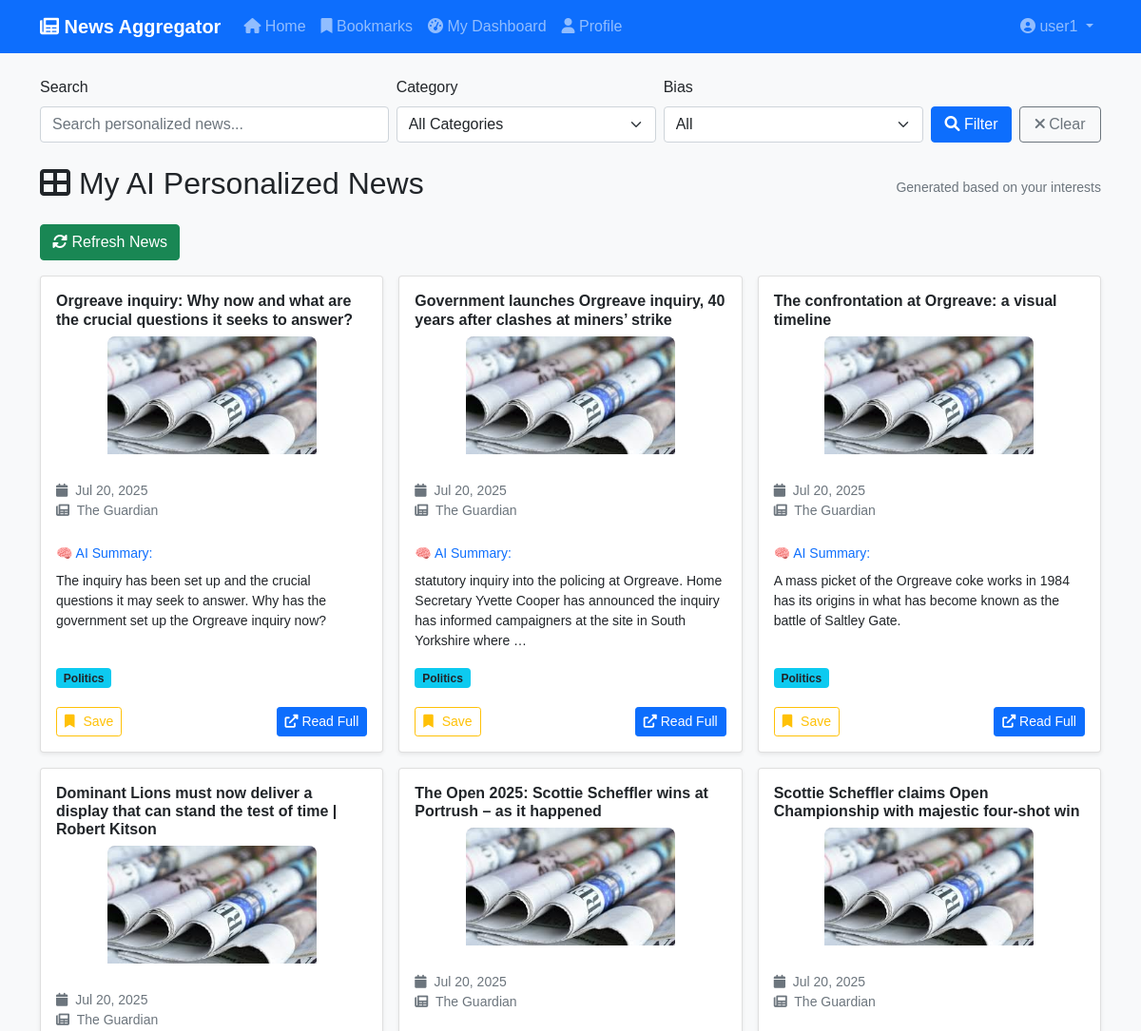
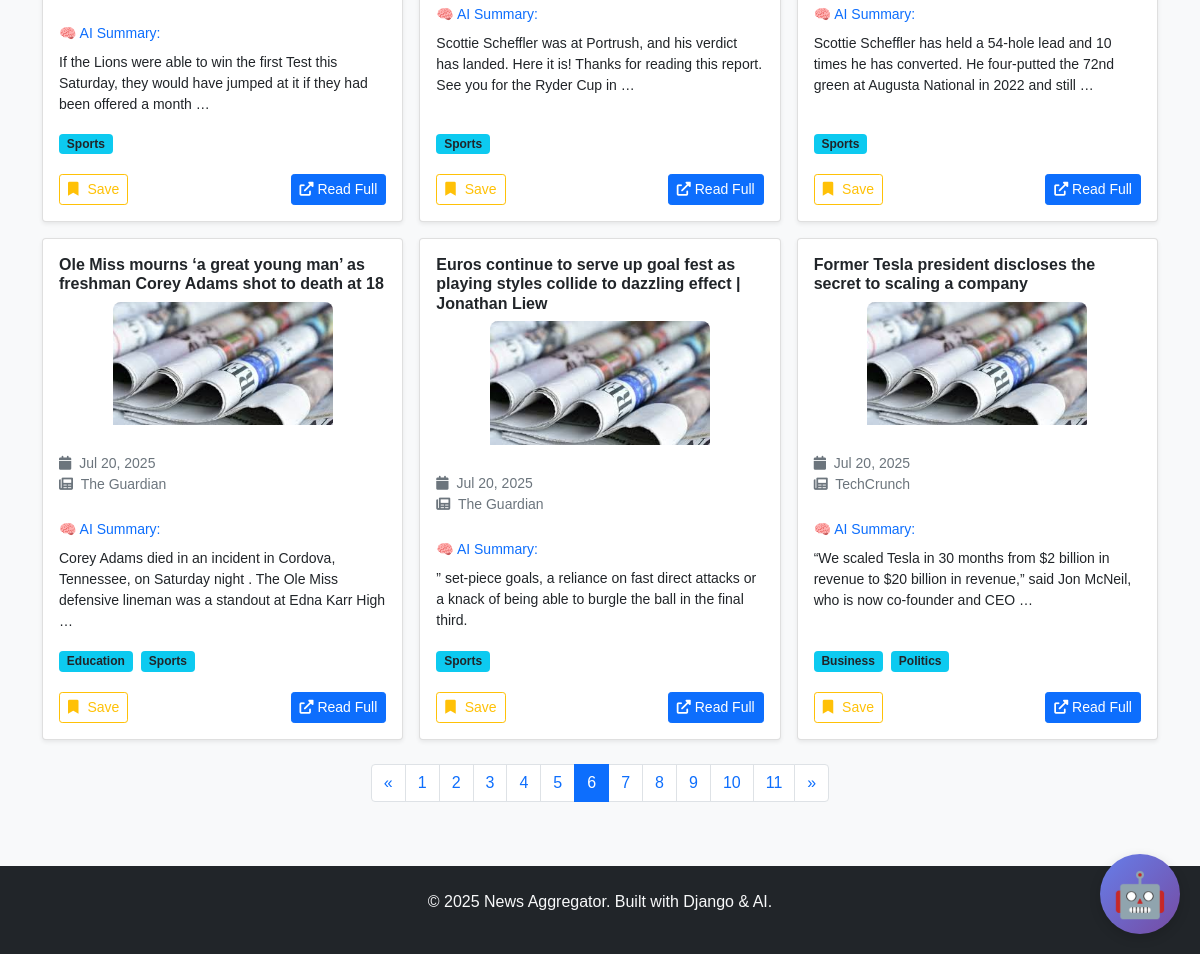
The page /dashboard/?page=6&search=&category=&bias= (signed in) on the database as committed earlier (2 pictures, top to bottom).
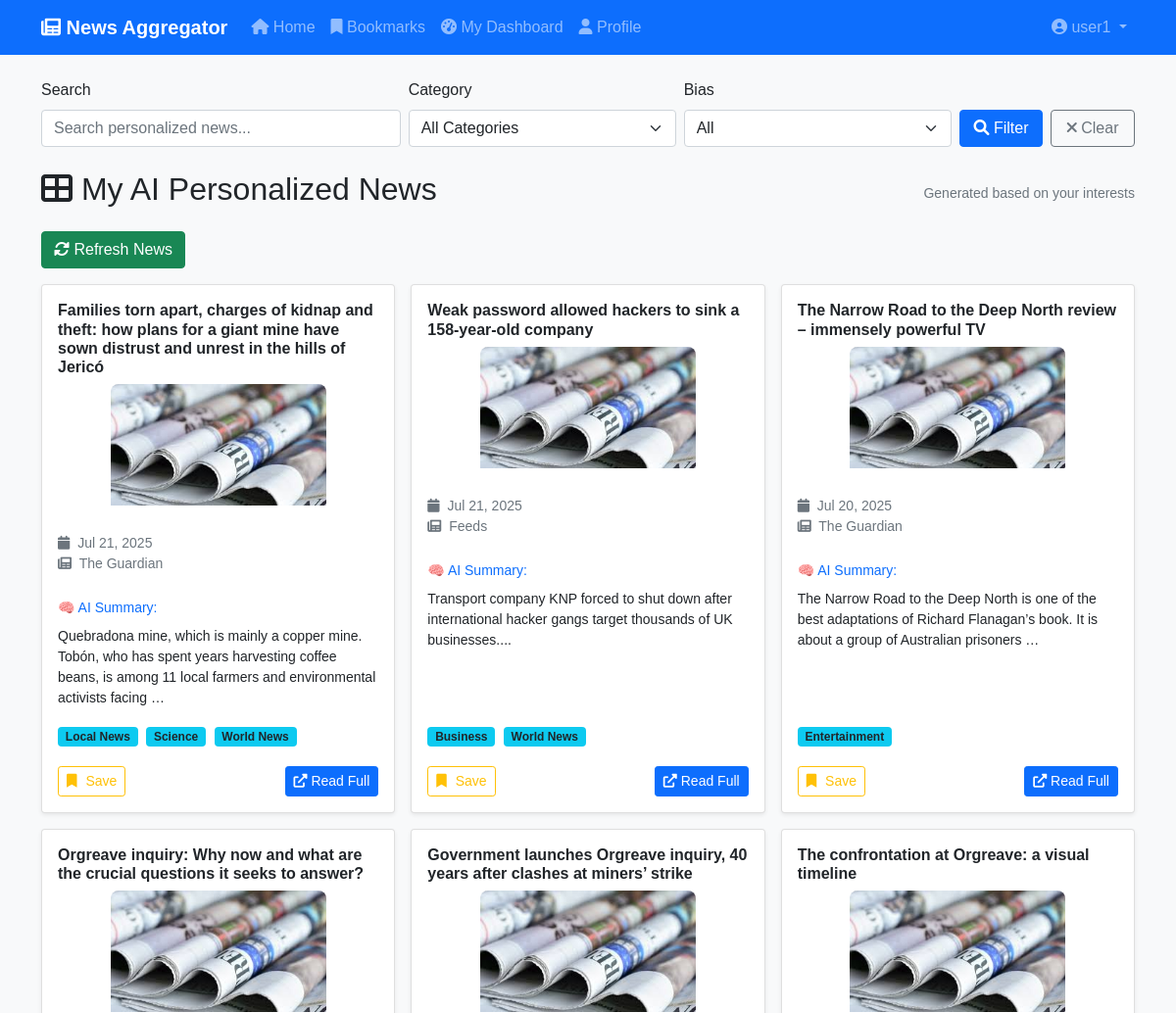
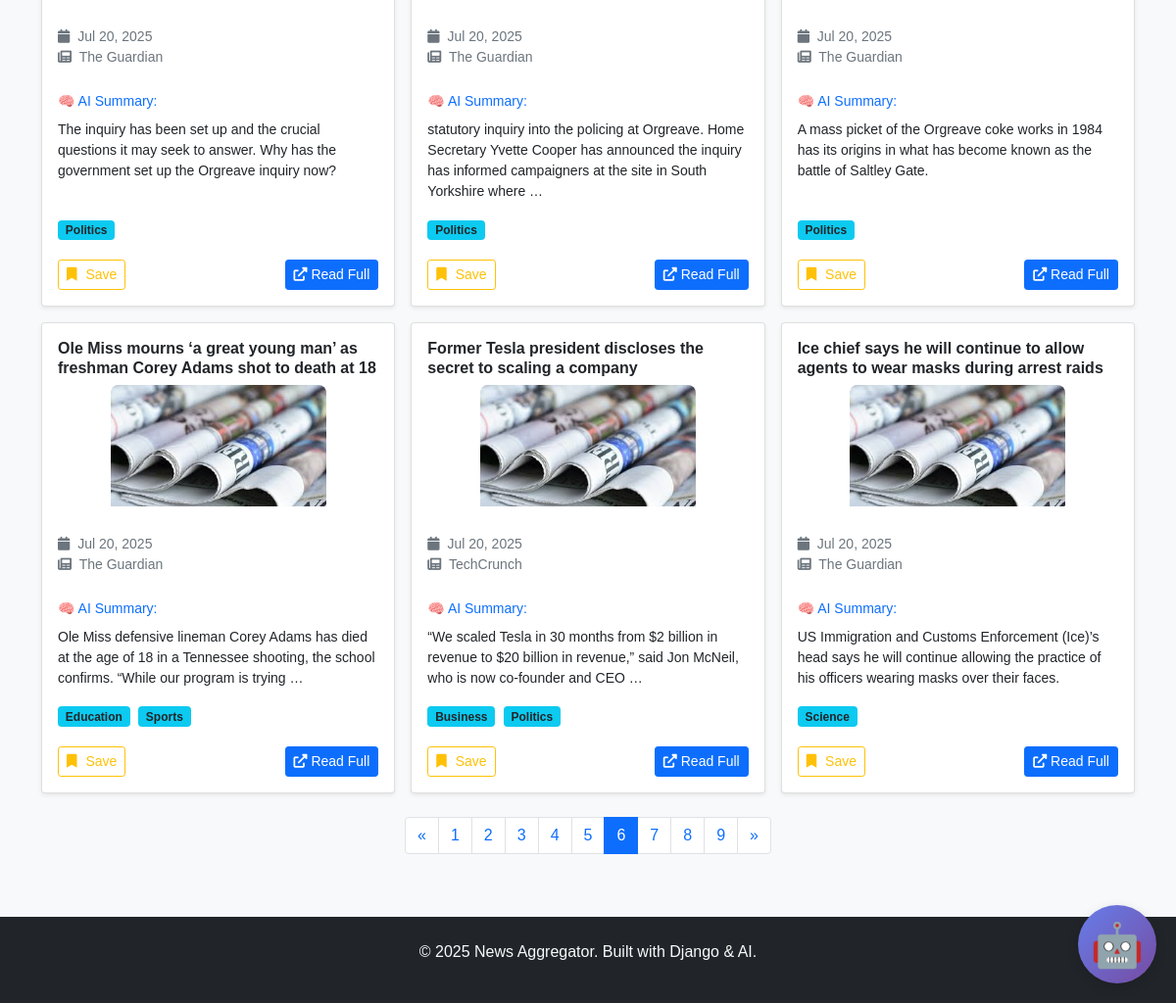
The same page on the database as committed later (2 pictures, top to bottom).
### apps/news/models.py (models this page shows, shortened)
class Article(models.Model):
    BIAS_CHOICES = [
        ('NEUTRAL', 'Neutral'),
        ('LEFT-LEANING', 'Left-Leaning'),
        ('RIGHT-LEANING', 'Right-Leaning'),
        ('MIXED', 'Mixed'),
        ('UNKNOWN', 'Unknown'),
    ]
    title = models.CharField(max_length=500, db_index=True)
    image_url = models.URLField(max_length=1000, blank=True, null=True)
    url = models.URLField(unique=True)
    description = models.TextField(blank=True)
    summary = models.TextField(blank=True, null=True)  # AI-generated summary
    content = models.TextField(blank=True)
    author = models.CharField(max_length=200, blank=True)
    source = models.CharField(max_length=200, db_index=True)
    published_date = models.DateTimeField(db_index=True)
    created_at = models.DateTimeField(auto_now_add=True)
    updated_at = models.DateTimeField(auto_now=True)
    summary = models.TextField(blank=True)
    bias_score = models.CharField(
        max_length=15,
        choices=BIAS_CHOICES,
        default='UNKNOWN',
        db_index=True
    )
    categories = models.ManyToManyField(Category, blank=True)
    created_at = models.DateTimeField(auto_now_add=True)
    class Meta:
        ordering = ['-published_date']
        indexes = [
            models.Index(fields=['published_date', 'bias_score']),
            models.Index(fields=['source', 'published_date']),
        ]
    @property
    def bias_color(self):
        return {
            'LEFT': '#3498db',      # blue
            'RIGHT': '#e74c3c',     # red
            'NEUTRAL': '#2ecc71',   # green
            'UNKNOWN': '#95a5a6',   # grey
        }.get(self.bias_score, '#95a5a6')
    @property
    def get_bias_score_display(self):
        bias_labels = {
            'left': 'Left Bias',
            'center': 'Center',
            'right': 'Right Bias',
            'unknown': 'Unknown'
        }
        return bias_labels.get(self.bias_score, 'Unknown')

class Category(models.Model):
    name = models.CharField(max_length=100, unique=True)
    slug = models.SlugField(unique=True)
    description = models.TextField(blank=True)
    created_at = models.DateTimeField(auto_now_add=True)
    class Meta:
        verbose_name_plural = "Categories"
        ordering = ['name']

### apps/news/views.py (the view)
# urls.py: path('dashboard/', views.dashboard, name='dashboard'),
@login_required
def dashboard(request):
    user_categories = UserInterest.objects.filter(
        user=request.user
    ).values_list('category', flat=True)
    articles = Article.objects.filter(
        categories__in=user_categories
    ).distinct()
    search_query = request.GET.get('search', '')
    category_filter = request.GET.get('category', '')
    bias_filter = request.GET.get('bias', '')
    if search_query:
        articles = articles.filter(
            Q(title__icontains=search_query) |
            Q(description__icontains=search_query)
        )
    if category_filter:
        articles = articles.filter(categories__slug=category_filter)
    '''
    if bias_filter:
        articles = articles.filter(bias_score=bias_filter)
    '''
    print(f"Bias filter selected: '{bias_filter}'")
    print(f"Articles before bias filter: {articles.count()}")
    if bias_filter:
        articles = articles.filter(bias_score=bias_filter)
        print(f"Articles after bias filter: {articles.count()}")
    bias_choices = Article.BIAS_CHOICES
    '''
    if bias_filter:


    # Get only the bias options that actually exist in DB
    available_bias = (
        Article.objects
        .exclude(bias_score__isnull=True)
        .exclude(bias_score='')
        .exclude(bias_score='UNKNOWN')  # exclude unknown from filter
        .values_list('bias_score', flat=True)
        .distinct()
    )

    bias_choices = [
        (code, label)
        for code, label in Article.BIAS_CHOICES
        if code in available_bias
    ]

    bias_choices = [
        (code, label)
        for code, label in Article.BIAS_CHOICES
        if code.strip().upper() in [b.upper() for b in available_bias]
    ]
    '''
    paginator = Paginator(articles, 9)  # 9 per page
    page_number = request.GET.get('page')
    page_obj = paginator.get_page(page_number)
    return render(request, 'dashboard.html', {
        'page_obj': page_obj,
        'search_query': search_query,
        'category_filter': category_filter,
        'bias_filter': bias_filter,
        'categories': Category.objects.all(),
        'bias_choices': bias_choices,
    })

### templates/dashboard.html (shortened to what the changed rows need)
{% extends 'base.html' %}
{% load static %}
{% block content %}
<div class="row">
    <div class="col-12">
        <div class="d-flex justify-content-between align-items-center mb-3">
            <h2><i class="fas fa-th-large"></i> My AI Personalized News</h2>
        </div>
        {% if page_obj.object_list %}
        <div class="row g-3 articles-grid">
            {% for article in page_obj %}
            <div class="col-lg-6 col-xl-4">
                <div class="card h-100 article-card shadow-sm">
                    <div class="card-body d-flex flex-column">
                        <div class="mb-3">
                            <h6 class="card-title mb-2">
                                <a href="{% url 'article_detail' article.id %}" class="text-decoration-none text-dark fw-bold">
                                    {{ article.title }}
                                </a>
                            </h6>
                            {% if article.image_url %}
                                <img src="{{ article.image_url }}" alt="{{ article.title }}" class="article-image" loading="lazy"
                                     onerror="this.onerror=null;this.src='{% static 'images/placeholder.jpeg' %}';">
                            {% else %}
                                <img src="{% static 'images/placeholder.jpeg' %}" alt="No image available" class="article-image" loading="lazy">
                            {% endif %}
                            <div class="mb-2">
                                <span class="badge bg-{{ article.bias_color }} me-1">
                                </span>
                                <div class="text-muted small mt-1">
                                    <div><i class="fas fa-calendar me-1"></i> {{ article.published_date|date:"M d, Y" }}</div>
                                    <div><i class="fas fa-newspaper me-1"></i> {{ article.source }}</div>
                                </div>
                            </div>
                        </div>
                        <div class="mb-3 flex-grow-1">
                            <div class="d-flex align-items-center justify-content-between mb-2">
                                <small class="text-primary fw-semibold">🧠 AI Summary:</small>
                            </div>
                            <p class="card-text small" data-summary-present="{% if article.summary %}true{% else %}false{% endif %}">
                                {% if article.summary %}
                                    {{ article.summary|truncatewords:25 }}
                                {% else %}
                                    <span class="text-muted fst-italic">⏳ AI summary is being generated... Please check back soon.</span>
                                {% endif %}
                            </p>
                        </div>
                        <div class="article-categories mb-3">
                            {% for category in article.categories.all %}
                            <span class="badge bg-info text-dark me-1 mb-1">{{ category.name }}</span>
                            {% endfor %}
                        </div>
                        <div class="mt-auto">
                            <div class="d-flex justify-content-between align-items-center">
                                {% if user.is_authenticated %}
                                <button class="btn btn-sm btn-outline-warning bookmark-btn"
                                        data-article-id="{{ article.id }}"
                                        data-bookmarked="{% if article.id in bookmarked_articles %}true{% else %}false{% endif %}">
                                    <i class="fas fa-bookmark"></i>
                                    <span class="bookmark-text d-none d-md-inline">
                                        {% if article.id in bookmarked_articles %}Saved{% else %}Save{% endif %}
                                    </span>
                                </button>
                                {% endif %}
                                <a href="{{ article.url }}" target="_blank" class="btn btn-sm btn-primary">
                                    <i class="fas fa-external-link-alt"></i>
                                    <span class="d-none d-md-inline">Read Full</span>
                                </a>
                            </div>
                        </div>
                    </div>
                </div>
            </div>
            {% endfor %}
        </div>
        {% if page_obj.has_other_pages %}
        <nav aria-label="Articles pagination" class="mt-4">
            <ul class="pagination justify-content-center">
                {% for num in page_obj.paginator.page_range %}
                <li class="page-item {% if page_obj.number == num %}active{% endif %}">
                    <a class="page-link" href="?page={{ num }}&search={{ search_query }}&category={{ category_filter }}&bias={{ bias_filter }}">{{ num }}</a>
                </li>
                {% endfor %}
            </ul>
        </nav>
        {% endif %}
        {% else %}
        <div class="alert alert-info text-center">
            <i class="fas fa-info-circle"></i> No articles found. Try adjusting your filters or refresh news.
        </div>
        {% endif %}
    </div>
</div>
{% endblock %}

Rows that differ between the two databases and show on the page:
no longer on this page (row edited): Article: title "Dominant Lions must now deliver a display that can stand the test of time | Robert Kitson", published_date "Jul 20, 2025", source "The Guardian", summary "If the Lions were able to win the first Test this Saturday, they would have jumped at it if they had been offered a month …", shows "Save", Category (name "Sports")
no longer on this page (row edited): Article: title "The Open 2025: Scottie Scheffler wins at Portrush – as it happened", published_date "Jul 20, 2025", source "The Guardian", summary "Scottie Scheffler was at Portrush, and his verdict has landed. Here it is! Thanks for reading this report. See you for the Ryder Cup in …", shows "Save", Category (name "Sports")
no longer on this page (row edited): Article: title "Scottie Scheffler claims Open Championship with majestic four-shot win", published_date "Jul 20, 2025", source "The Guardian", summary "Scottie Scheffler has held a 54-hole lead and 10 times he has converted. He four-putted the 72nd green at Augusta National in 2022 and still …", shows "Save", Category (name "Sports")
no longer on this page (row edited): Article: title "Euros continue to serve up goal fest as playing styles collide to dazzling effect | Jonathan Liew", published_date "Jul 20, 2025", source "The Guardian", summary "” set-piece goals, a reliance on fast direct attacks or a knack of being able to burgle the ball in the final third.", shows "Save", Category (name "Sports")
now on this page (row edited): Article: title "Families torn apart, charges of kidnap and theft: how plans for a giant mine have sown distrust and unrest in the hills of Jericó", published_date "Jul 21, 2025", source "The Guardian", summary "Quebradona mine, which is mainly a copper mine. Tobón, who has spent years harvesting coffee beans, is among 11 local farmers and environmental activists facing …", shows "Save"
now on this page (row unchanged): Category: name "Local News", shown under "Jul 21, 2025"
now on this page (row unchanged): Category: name "Science"
now on this page (row unchanged): Category: name "World News"
now on this page (row edited): Article: title "Weak password allowed hackers to sink a 158-year-old company", published_date "Jul 21, 2025", source "Feeds", summary "Transport company KNP forced to shut down after international hacker gangs target thousands of UK businesses....", shows "Save", Category (name "Business")
now on this page (row edited): Article: title "The Narrow Road to the Deep North review – immensely powerful TV", published_date "Jul 20, 2025", source "The Guardian", summary "The Narrow Road to the Deep North is one of the best adaptations of Richard Flanagan’s book. It is about a group of Australian prisoners …", shows "Save"
now on this page (row unchanged): Category: name "Entertainment", shown under "The Narrow Road to the Deep North review – immensely powerful TV"
changed Article "Ole Miss mourns ‘a great young man’ as freshman Corey Adams shot to death at 18": summary "Corey Adams died in an incident in Cordova, Tennessee, on Saturday night . The Ole Miss defensive lineman was a standout at Edna Karr High …" → "Ole Miss defensive lineman Corey Adams has died at the age of 18 in a Tennessee shooting, the school confirms. “While our program is trying …"
now on this page (row edited): Article: title "Ice chief says he will continue to allow agents to wear masks during arrest raids", published_date "Jul 20, 2025", source "The Guardian", summary "US Immigration and Customs Enforcement (Ice)’s head says he will continue allowing the practice of his officers wearing masks over their faces.", shows "Save"
Other text that changed with them:
list line gone: "10"
list line gone: "11"
